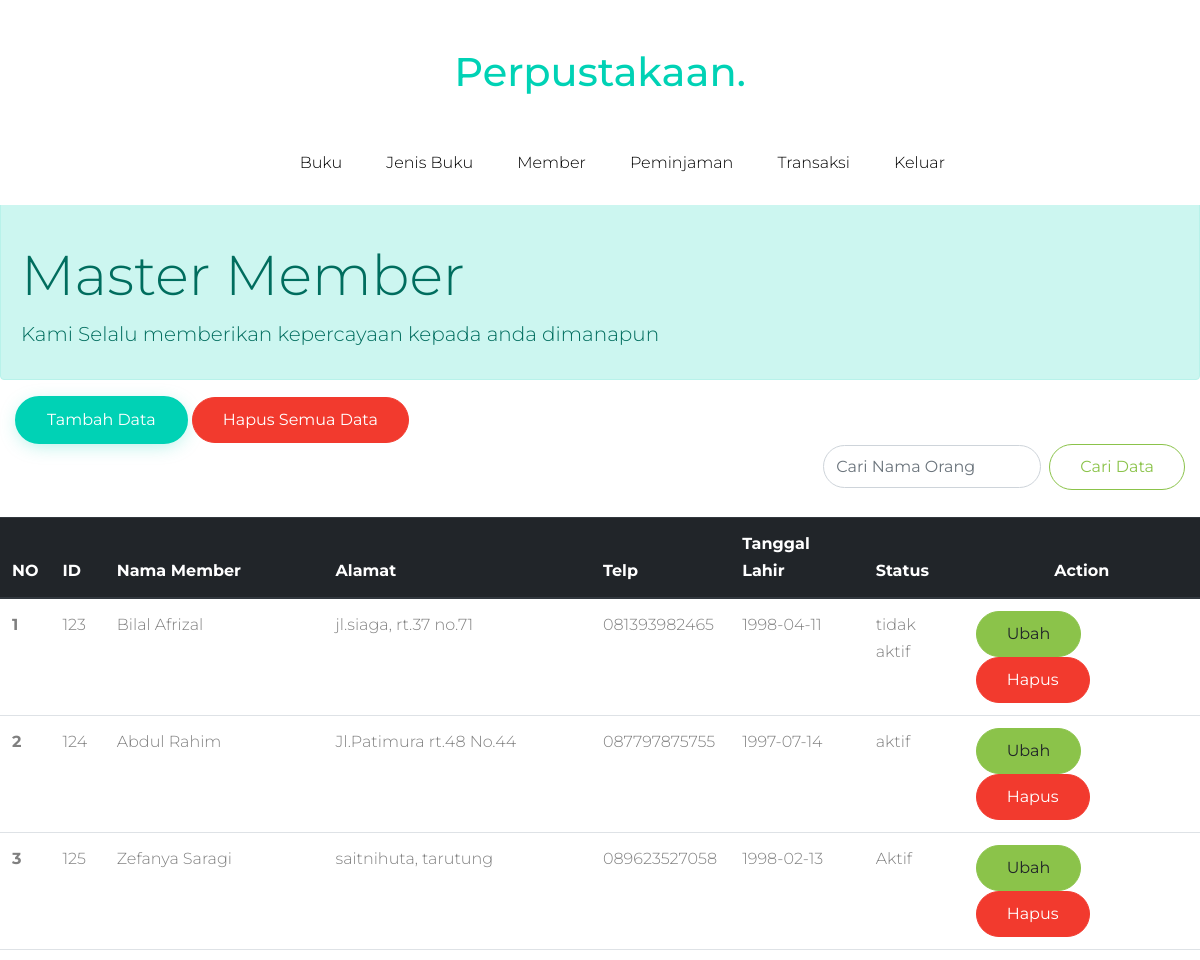
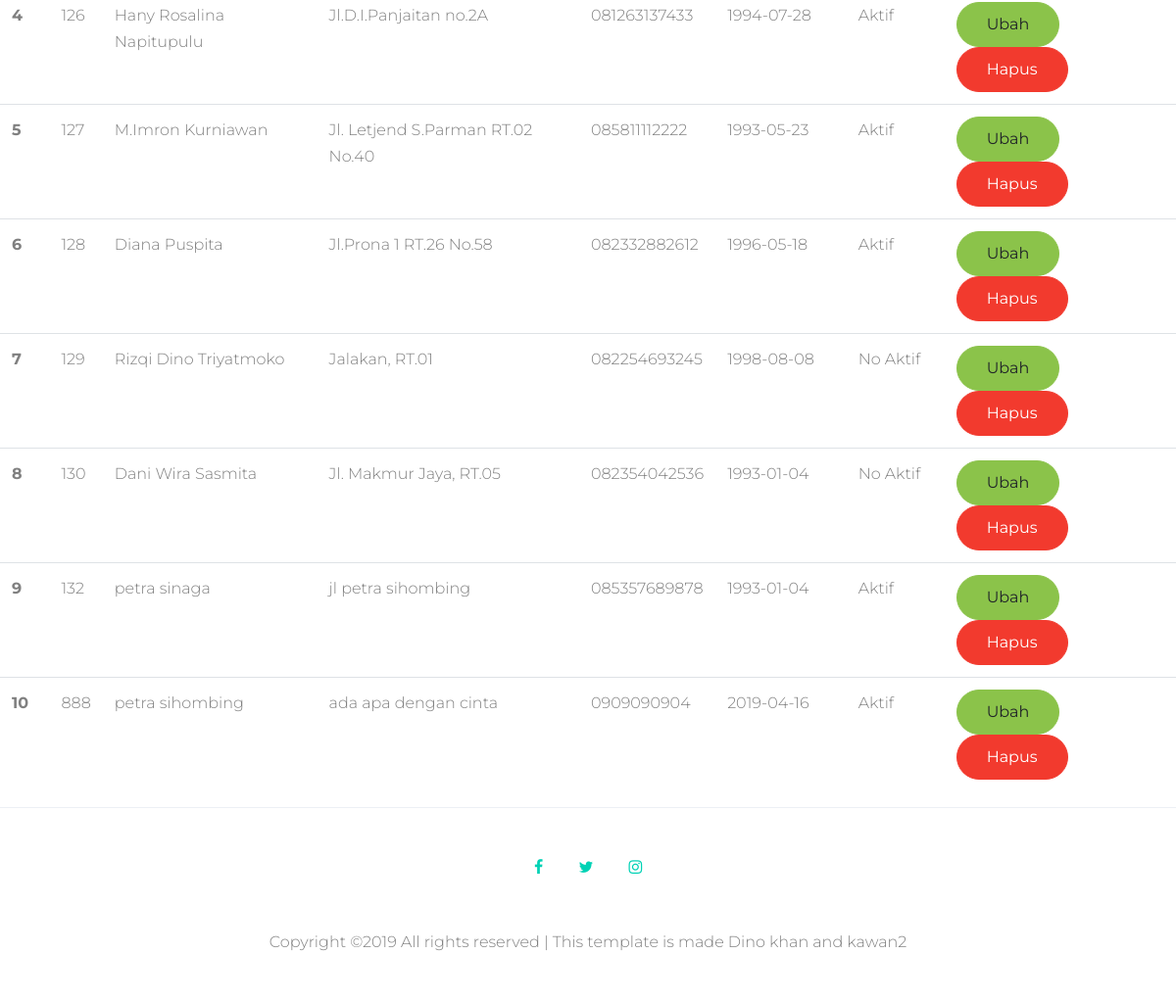
/admin/member.php, run on the app's committed database (2 pictures, top to bottom).
### tables this page shows
CREATE TABLE `member` (
  `id_member` int(5) NOT NULL,
  `nama_member` varchar(75) NOT NULL,
  `alamat` text NOT NULL,
  `telepon` varchar(15) NOT NULL,
  `tgl_lahir` date NOT NULL,
  `status_member` varchar(32) NOT NULL,
  `foto` varchar(100) NOT NULL
);

### admin/member.php (the view, shortened to what this page needs)
<!DOCTYPE html>
<html lang="en">
<head>
	<link rel="stylesheet" href="../fonts/icomoon/style.css">
	<link rel="stylesheet" href="../css/bootstrap.min.css">
	<link rel="stylesheet" href="../css/jquery-ui.css">
	<link rel="stylesheet" href="../css/owl.carousel.min.css">
	<link rel="stylesheet" href="../css/owl.theme.default.min.css">
	<link rel="stylesheet" href="../css/owl.theme.default.min.css">
	<link rel="stylesheet" href="../css/jquery.fancybox.min.css">
	<link rel="stylesheet" href="../css/bootstrap-datepicker.css">
	<link rel="stylesheet" href="../fonts/flaticon/font/flaticon.css">
	<link rel="stylesheet" href="../css/aos.css">
	<link rel="stylesheet" href="../css/style.css">
</head>
<body>
	<body data-spy="scroll" data-target=".site-navbar-target" data-offset="300">
		<div class="site-wrap"  id="home-section">
			<div class="container d-none d-lg-block">
				<div class="row">
					<div class="col-12 text-center mb-4 mt-5">
						<h1 class="mb-0 site-logo"><a href="index.html" >Perpustakaan<span class="text-primary">.</span> </a></h1>
					</div>
				</div>
			</div>
			<header class="site-navbar py-md-4 js-sticky-header site-navbar-target" role="banner">
				<div class="container">
					<div class="row align-items-center">
						<div class="col-12 col-md-10 main-menu">
							<nav class="site-navigation position-relative text-right" role="navigation">
								<ul class="site-menu main-menu js-clone-nav mr-auto d-none d-lg-block">
									<li><a href="buku.php" class="nav-link">Buku</a></li>
									<li><a href="jenis.php" class="nav-link">Jenis Buku</a></li>
									<li><a href="member.php" class="nav-link">Member</a></li>
									<li><a href="peminjaman.php" class="nav-link">Peminjaman</a></li>
									<li><a href="transaksi.php" class="nav-link">Transaksi</a></li>
									<li><a href="../logout.php" class="nav-link" onclick="return confirm('Apakah anda ingin keluar !!!')">Keluar</a></li>
								</ul>
							</nav>
						</div>
					</div>
				</div>
			</header>
			<div class="alert alert-primary" role="alert">
				<br><br><br><br>
				<h1 class="display-4">Master Member</h1>
				<p class="lead">Kami Selalu memberikan kepercayaan kepada anda dimanapun</p>
			</div>
			<div class="container-fluid">
				<a href="form_member.php"><button type="button" class="btn btn-primary btn-lg">Tambah Data</button></a>
				<button type="button" class="btn btn-danger btn-lg">Hapus Semua Data</button>
				<form action="member.php" method="POST" class="form-inline my-2 my-lg-0">
					<input class="form-control mr-sm-2" type="search" placeholder="Cari Nama Orang" aria-label="Search" name="cari">
					<button class="btn btn-outline-success my-2 my-sm-0" type="submit">Cari Data</button>
				</form>
			</div>
			<br>
			<table class="table">
				<thead class="thead-dark">
					<tr>
						<th scope="col">NO</th>
						<th scope="col">ID</th>
						<th scope="col">Nama Member</th>
						<th scope="col">Alamat</th>
						<th scope="col">Telp</th>
						<th scope="col">Tanggal Lahir</th>
						<th scope="col">Status</th>
						<th style="text-align: center;" scope="col">Action</th>
					</tr>
				</thead>
				<tbody>
					<?php
					include "../koneksi.php";
					if (isset($_POST['cari'])){
						$cari=$_POST['cari'];
						$buku  = mysqli_query($koneksi, "SELECT * FROM member where nama_member like '%$cari%'") or die(mysqli_error());
					}
					else {
						$buku  = mysqli_query($koneksi, "SELECT * FROM member") or die(mysqli_error());
					}
					$no=1;
					while ($r=mysqli_fetch_array($buku)){
						?>
						<tr>
							<th><?php echo "$no"; ?></th>
							<td><?php echo "$r[id_member]"; ?></td>
							<td><?php echo "$r[nama_member]"; ?></td>
							<td><?php echo "$r[alamat]"; ?></td>
							<td><?php echo "$r[telepon]"; ?></td>
							<td><?php echo "$r[tgl_lahir]"; ?></td>
							<td><?php echo "$r[status_member]"; ?></td>
							<td>
								<a <?php  echo "href='update_member.php?id=$r[id_member]'" ;?>>
									<button type="button" class="btn btn-success btn-lg">
										Ubah
									</button>
								</a>
								<a onclick="return confirm('Apakah anda yakin ingin menghapus !!!')" <?php  echo "href='member_hapus.php?id=$r[id_member]'" ;?>>
									<button type="button" class="btn btn-danger btn-lg">
										Hapus
									</button>
								</a>
							</td>
						</tr>
						<?php
						$no=$no+1;
					}
					?>
				</tbody>
			</div>
	<div class="footer py-5 border-top text-center">
		<div class="container">
			<div class="row mb-5">
				<div class="col-12">
					<p class="mb-0">
						<a href="#" class="p-3"><span class="icon-facebook"></span></a>
						<a href="#" class="p-3"><span class="icon-twitter"></span></a>
						<a href="#" class="p-3"><span class="icon-instagram"></span></a>
					</p>
				</div>
			</div>
			<div class="row">
				<div class="col-md-12">
					<p class="mb-0">
						Copyright &copy;<script>document.write(new Date().getFullYear());</script> All rights reserved | This template is made Dino khan and kawan2
					</p>
				</div>
			</div>
		</div>
	</div>
</body>
</html>

### css/style.css (style rules this page uses)
body { line-height: 1.7; color: gray; font-weight: 300; font-size: 1rem; }
a { -webkit-transition: .3s all ease; -o-transition: .3s all ease; transition: .3s all ease; }
h1, h2, h3, h4, h5, .h1, .h2, .h3, .h4, .h5 { font-family: "Montserrat", -apple-system, BlinkMacSystemFont, "Segoe UI", Roboto, "Helvetica Neue", Arial, sans-serif, "Apple Color Emoji", "Segoe UI Emoji", "Segoe UI Symbol", "Noto Color Emoji"; }
.site-wrap:before { display: none; -webkit-transition: .3s all ease-in-out; -o-transition: .3s all ease-in-out; transition: .3s all ease-in-out; background: rgba(0, 0, 0, 0.6); content: ""; position: absolute; z-index: 2000; top: 0; left: 0; right: 0; bottom: 0; opacity: 0; visibility: hidden; }
.btn { font-size: 16px; border-radius: 30px; padding: 10px 30px; }
.btn.btn-primary { border-width: 2px; background: #00d2b5; border-color: #00d2b5; color: #fff; -webkit-box-shadow: 0 4px 20px -5px rgba(0, 210, 181, 0.4); box-shadow: 0 4px 20px -5px rgba(0, 210, 181, 0.4); }
.form-control { height: 43px; border-radius: 30px; font-family: "Montserrat", -apple-system, BlinkMacSystemFont, "Segoe UI", Roboto, "Helvetica Neue", Arial, sans-serif, "Apple Color Emoji", "Segoe UI Emoji", "Segoe UI Symbol", "Noto Color Emoji"; }
.border-top { border-top: 1px solid #edf0f5 !important; }
.site-navbar { margin-bottom: 0px; z-index: 1999; position: absolute; width: 100%; background: #fff; }
.site-navbar .site-navigation .site-menu { margin-bottom: 0; }
.site-navbar .site-navigation .site-menu a { text-decoration: none !important; display: inline-block; }
.site-navbar .site-navigation .site-menu > li { display: inline-block; }
.site-navbar .site-navigation .site-menu > li > a { padding: 5px 20px; color: #000; display: inline-block; text-decoration: none !important; }
.site-mobile-menu .site-nav-wrap { padding: 0; margin: 0; list-style: none; position: relative; }
.site-mobile-menu .site-nav-wrap a { padding: 10px 20px; display: block; position: relative; color: #212529; }
.site-mobile-menu .site-nav-wrap li { position: relative; display: block; }
.site-mobile-menu .site-nav-wrap > li { display: block; position: relative; float: left; width: 100%; }
.site-mobile-menu .site-nav-wrap > li > a { padding-left: 20px; font-size: 20px; }
.sticky-wrapper .site-navbar { -webkit-transition: .3s all ease; -o-transition: .3s all ease; transition: .3s all ease; }
.position-relative { position: relative; }

### data on the page
member: id_member "123", nama_member "Bilal Afrizal", alamat "jl.siaga, rt.37 no.71", telepon "081393982465", tgl_lahir "1998-04-11", status_member "tidak aktif"
member: id_member "124", nama_member "Abdul Rahim", alamat "Jl.Patimura rt.48 No.44", telepon "087797875755", tgl_lahir "1997-07-14", status_member "aktif"
member: id_member "125", nama_member "Zefanya Saragi", alamat "saitnihuta, tarutung", telepon "089623527058", tgl_lahir "1998-02-13", status_member "Aktif"
member: id_member "126", nama_member "Hany Rosalina Napitupulu", alamat "Jl.D.I.Panjaitan no.2A", telepon "081263137433", tgl_lahir "1994-07-28", status_member "Aktif"
member: id_member "127", nama_member "M.Imron Kurniawan", alamat "Jl. Letjend S.Parman RT.02 No.40", telepon "085811112222", tgl_lahir "1993-05-23", status_member "Aktif"
member: id_member "128", nama_member "Diana Puspita", alamat "Jl.Prona 1 RT.26 No.58", telepon "082332882612", tgl_lahir "1996-05-18", status_member "Aktif"
member: id_member "129", nama_member "Rizqi Dino Triyatmoko", alamat "Jalakan, RT.01", telepon "082254693245", tgl_lahir "1998-08-08", status_member "No Aktif"
member: id_member "130", nama_member "Dani Wira Sasmita", alamat "Jl. Makmur Jaya, RT.05", telepon "082354042536", tgl_lahir "1993-01-04", status_member "No Aktif"
member: id_member "132", nama_member "petra sinaga", alamat "jl petra sihombing", telepon "085357689878", tgl_lahir "1993-01-04", status_member "Aktif"
member: id_member "888", nama_member "petra sihombing", alamat "ada apa dengan cinta", telepon "0909090904", tgl_lahir "2019-04-16", status_member "Aktif"
